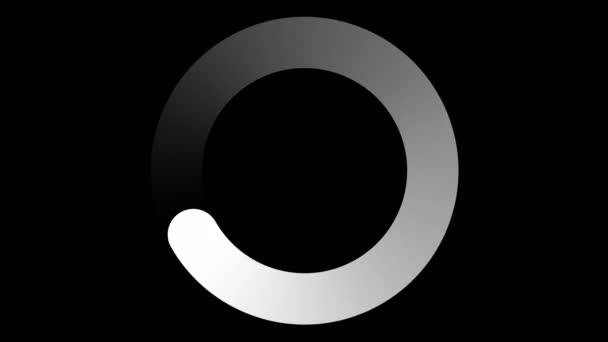
#> input picture imageprocessing/loading.png, 608 x 342 px, given in place of the camera
$ python camera_experiments1.py
#> lines starting #> are read from the running program, lines starting #| are printed output that depends on the picture; after the words box and inside, x2 and y2 are one past the last pixel; in counts of white or black regions, pixels touching at a corner belong together
# Get all connected devices

import time
import cv2
import numpy as np
import matplotlib.pyplot as plt
from abc import ABC, abstractmethod
from pyfirmata import Arduino, util
import threading

CAMERA_INDEX_0 = 1
MAX_CAMERAS = 10
timestep = 0
centers = [[90, 90]]
# Parameters to play with in calibration
INITIAL_BLURRING_KERNEL = (3, 3)
EDGE_DETECTION_MINTHRESH = 150
EDGE_DETECTION_MAXTHRESH = 180

HIGH_CEP_INDEX = 0.9
LOW_CEP_INDEX = 0.5
DILATION_ITERATIONS = 2
EROSION_ITERATIONS = 2


DILATION_KERNEL = (5, 5)
OPENING_KERNEL = (5, 5)
CLOSING_KERNEL = (3, 3)
EROSION_KERNEL = (3, 3)


CONTOUR_EXTRACTION_M0DE = cv2.RETR_EXTERNAL
CONTOUR_EXTRACTION_METHOD = cv2.CHAIN_APPROX_SIMPLE
CONTOUR_THICKNESS = cv2.FILLED
CONTOUR_HEATMAP_BLUR_KERNEL = (15, 15)
CONTOUR_HEATMAP_STDEV = 15

IMG_WIDTH = 240
IMG_HEIGHT = 320


class Handler(ABC):
    @abstractmethod
    def add(self, img):
        pass

    @abstractmethod
    def get(self):
        pass

    @abstractmethod
    def display(self):
        pass

    @abstractmethod
    def clear(self):
        pass


class ContoursHandler(Handler):
    def __init__(self):
        self.static = None

    def optimize_edges(self, edges):
        # TODO: ADD DOCSTRING
        dilation_kernel = np.ones(DILATION_KERNEL, np.uint8)
        opening_kernel = np.ones(OPENING_KERNEL, np.uint8)
        closing_kernel = np.ones(CLOSING_KERNEL, np.uint8)
        erosion_kernel = np.ones(EROSION_KERNEL, np.uint8)
        dilated_edges = cv2.dilate(
            edges, dilation_kernel, iterations=1
        )
        opening = cv2.morphologyEx(dilated_edges, cv2.MORPH_OPEN, opening_kernel)
        closing = cv2.morphologyEx(opening, cv2.MORPH_CLOSE, closing_kernel)
        erode = cv2.erode(closing, erosion_kernel, iterations=EROSION_ITERATIONS)
        cv2.imshow("edges", edges)
        cv2.imshow("dilation", dilated_edges)
        cv2.imshow("opening", opening)
        cv2.imshow("closing", closing)
        cv2.imshow("erode", erode)
        return erode

    def add(self, img):
        erosion_kernel = np.ones(EROSION_KERNEL, np.uint8)
        dilation_kernel = np.ones(DILATION_KERNEL, np.uint8)

        gray = ImageParse.toGrayscale(img)
        height, width = img.shape
        black_canvas = np.zeros((height, width, 3), dtype=np.uint8)
        # manipluate the image to get the contours
        blurred = cv2.GaussianBlur(gray, INITIAL_BLURRING_KERNEL, 0)
        edges = cv2.Canny(blurred, EDGE_DETECTION_MINTHRESH, EDGE_DETECTION_MAXTHRESH)
        optimized = self.optimize_edges(edges)
        contours, hierarchy = cv2.findContours(
            optimized, CONTOUR_EXTRACTION_M0DE, CONTOUR_EXTRACTION_METHOD
        )
        cv2.drawContours(black_canvas, contours, -1, (255, 255, 255), CONTOUR_THICKNESS)
        black_canvas = cv2.erode(black_canvas, erosion_kernel, iterations=EROSION_ITERATIONS)
        black_canvas = cv2.dilate(black_canvas, dilation_kernel, iterations=DILATION_ITERATIONS)
        binary_heat_map = ImageParse.toGrayscale(black_canvas)
        # heat_map = cv2.GaussianBlur(black_canvas, CONTOUR_HEATMAP_BLUR_KERNEL, CONTOUR_HEATMAP_STDEV)
        self.static = binary_heat_map

    def display(self, img):
        TITLE = "Contours"
        if self.static is None:
            return
        cv2.imshow(TITLE, self.static)

    def clear(self):
        pass

    def get(self):
        return self.static


class Accumulator:
    """
    Accumulator class to accumulate B&W heatmaps
    It adds images with a weight of 0.1 to the accumulator

    add(img) - adds the image to the accumulator
    clear() - clears the accumulator
    get() - returns the accumulator image
    """
    LOOKBACK = 10

    def __init__(self):
        self.accumulator = None
        self.window = []

    def add(self, img, prev_weight, new_weight):
        if not isinstance(img, np.ndarray):
            return
        if len(img.shape) < 2:
            return
        if self.accumulator is None:
            self.accumulator = np.zeros((img.shape[0], img.shape[1]), dtype=np.uint8)
        self.window.append(img)
        if len(self.window) > Accumulator.LOOKBACK:
            self.window.pop(0)
        moving_average = np.zeros((img.shape[0], img.shape[1]), dtype=np.uint8)
        for frame in self.window:
            moving_average += (frame * 0.3).astype(np.uint8)
        moving_average = np.clip(moving_average, 0, 255)
        moving_average = moving_average.astype(np.uint8)
        self.accumulator = moving_average

    # [4 lines of commented-out code are left out]

    def clear(self, img):
        self.accumulator = np.zeros((img.shape[0], img.shape[1]), dtype=np.uint8)
        self.window = []

    def get(self):
        return self.accumulator


class RawHandler(Handler):
    """
    RawHandler class to present the raw image from the camera.
    It does not manipulate the image in any way.

    add(img) - adds the image to the handler
    clear() - clears the image
    get() - returns the image
    display() - displays the image
    """

    TITLE = "Camera Connection"

    def __init__(self):
        self.img = None

    def add(self, img):
        self.img = img

    def get(self):
        return self.img

    def display(self, img):
        if self.img is None:
            return
        cv2.imshow(RawHandler.TITLE, img)

    def clear(self):
        self.img = None


class NewPixelsHandler(Handler):
    """
    NewPixelsHandler class to accumulate the first N frames and calculate the average.
    It then calculates the difference between the current frame and the average of the first N frames.

    add(img) - adds the image to the handler; if the image is too bright, it is skipped.
                It saves the first N images, and ignores the rest (until clear() is called).
    clear() - clears the images and the average
    get() - returns the average
    display() - displays the difference between the current frame and the average
    """

    N = 30
    first_N_images = []

    def __init__(self):
        self.images = [None] * NewPixelsHandler.N
        self.index = 0
        self.BRIGHTNESS_THRESHOLD = 230
        self.loading_img = None
        self.title = f"Average of First {NewPixelsHandler.N} Frames"
        self.avg = None

    def add(self, img):
        # Skip if index is -1
        if self.index == -1:
            self.img = img
            return

        # Skip images that are too bright
        if np.mean(img) > self.BRIGHTNESS_THRESHOLD:
            return

        # Add image to the list
        self.images[self.index] = img
        self.index += 1

        # Reset index if it exceeds N
        if self.index == NewPixelsHandler.N:
            self.index = -1
            self.get(img)
            # cv2.imshow(self.title, self.avg)

    def get(self, img):
        # Return the average if it has already been calculated
        if hasattr(self, "avg") and self.avg is not None:
            diff = ImageParse.differenceImage(img, self.avg)
            diff = ImageParse.blurImage(diff, 20)
            diff = ImageParse.aboveThreshold(diff, 50)
            return diff

        if len(self.images) < NewPixelsHandler.N:
            return None

        # Calculate the average
        self.avg = np.zeros_like(self.images[0])
        # Average only the non-None images
        N_effective = NewPixelsHandler.N - len([i for i in self.images if i is None])
        for i in range(NewPixelsHandler.N):
            # Add the image to the average with a weight of 1/N_effective
            if self.images[i] is not None:
                self.avg = cv2.addWeighted(
                    self.avg, 1, self.images[i], 1 / N_effective, 0
                )

        return self.avg

    # [8 lines left out: function clear, not called in this run]

        # Show the loading image
        # cv2.imshow(self.title, self.loading_img)

    def isReady(self):
        return self.index == -1

    def display(self, img):
        TITLE = "Difference from Original"
        # TITLE2 = 'Cumulative Difference'
        LOADING_IMAGE = np.ones(img.shape, np.uint8) * 128
        if not self.isReady():
            cv2.imshow(TITLE, LOADING_IMAGE)
        else:


            # self.cumulative = cv2.addWeighted(self.cumulative, 0.9, diff, 0.1, 0)

            # convert image to RBG
            # diff = cv2.cvtColor(diff, cv2.COLOR_GRAY2BGR)
            # find objects in the image
            # diff = ImageParse.find_objects(diff)  # method redundant
            cv2.imshow(TITLE, self.get(img))
            # cv2.imshow(TITLE2, self.cumulative)


class DifferenceHandler(Handler):
    """
    DifferenceHandler class to calculate the difference between the current frame and the previous frame.
    This is useful for detecting movement.

    add(img) - adds the image to the handler; if the previous image is None, it is skipped.
    clear() - clears the previous image and the difference
    get() - returns the difference
    display() - displays the difference
    """

    TITLE = "Difference"

    def __init__(self):
        self.prev = None
        self.diff = None

    def add(self, img):
        if self.prev is not None:
            self.diff = ImageParse.differenceImage(self.prev, img)
            self.diff = ImageParse.blurImage(self.diff, 20)
        self.prev = img
        return self.diff

    def display(self, img):
        if self.diff is None:
            return
        cv2.imshow(self.TITLE, self.diff)

    def clear(self):
        raise NotImplementedError("DifferenceHandler does not support clear()")

    def get(self):
        return self.diff


class Rendering:
    # [31 lines left out: function showMultipleFrames, not called in this run]


class ImageParse:
    @staticmethod
    def toGrayscale(img):
        """Convert an image to grayscale

        Args:
            img (np.ndarray): The image to convert

        Returns:
            np.ndarray: The grayscale image
        """
        try:
            return cv2.cvtColor(img, cv2.COLOR_BGR2GRAY)
        except cv2.error:
            return img

    # [133 lines left out: functions differenceImage, blurImage, aboveThreshold, evaluateBrightness, drawKeypointsOnImage, not called in this run]

    @staticmethod
    def generate_targets(heat_map: cv2.typing.MatLike):
        """Generate targets from a heatmap.

        Args:
            heat_map (cv2.typing.MatLike): The heatmap to generate targets from

        Returns:
            Tuple: A tuple containing the targets for CEP_HIGH and CEP_LOW
        """
        high_intensity = int(HIGH_CEP_INDEX * 255)
        low_intensity = int(LOW_CEP_INDEX * 255)
        _, reduction_high = cv2.threshold(
            heat_map, high_intensity - 1, high_intensity, cv2.THRESH_BINARY
        )
        _, reduction_low = cv2.threshold(
            heat_map, low_intensity - 1, low_intensity, cv2.THRESH_BINARY
        )
        reduction_high = cv2.GaussianBlur(reduction_high, INITIAL_BLURRING_KERNEL, 0)
        reduction_low = cv2.GaussianBlur(reduction_low, INITIAL_BLURRING_KERNEL, 0)
        CEP_HIGH = cv2.Canny(reduction_high, 100, 150)
        CEP_LOW = cv2.Canny(reduction_low, 127, 128)
        contours_high, _ = cv2.findContours(
            CEP_HIGH, cv2.RETR_TREE, cv2.CHAIN_APPROX_NONE
        )
        contours_low, _ = cv2.findContours(
            CEP_LOW, cv2.RETR_TREE, cv2.CHAIN_APPROX_NONE
        )
        high_targets = []
        low_targets = []
        contour_centers = []
        for contour in contours_high:
            # add accurate CEP to list
            (x, y), radius = cv2.minEnclosingCircle(contour)
            new_circle = (x, y), radius
            high_targets.append(new_circle)
            # add contour center to list
            M = cv2.moments(contour)
            if not M["m00"] == 0:
                cx = int(M["m10"] / M["m00"])
                cy = int(M["m01"] / M["m00"])
                contour_centers.append((int(cx), int(cy)))
            else:
                contour_centers.append((int(x), int(y)))
        for contour in contours_low:
            # add inaccurate CEP to list
            (x, y), radius = cv2.minEnclosingCircle(contour)
            new_circle = (x, y), radius
            low_targets.append(new_circle)
        return high_targets, low_targets, contour_centers


class CameraIO:
    def detectCameras():
        """Detect all connected cameras and display their images in a grid using matplotlib

        If the camera at CAMERA_INDEX_0 is connected, the function will print a message and return.
        """
        # first try to connect to CAMERA_INDEX_0
        cam = cv2.VideoCapture(CAMERA_INDEX_0)
        if cam.isOpened():
            print(f"Camera @ index {CAMERA_INDEX_0} is connected")
            cam.release()
            return
        # Otherwise, try to connect to all cameras
        imgs = [None] * MAX_CAMERAS
        for i in range(MAX_CAMERAS):
            cam = cv2.VideoCapture(i)
            if cam.isOpened():
                print(f"Camera @ index {i} is connected")
                # Get a frame from the camera
                ret_val, imgs[i] = cam.read()
                cam.release()
        # Show all images in matplotlib window
        Rendering.showMultipleFrames(
            imgs,
            [f"Camera {i}" for i in range(MAX_CAMERAS)],
            f"Failed to connect to camera #{CAMERA_INDEX_0}\nAll Available Cameras",
        )
        plt.show()

    # [8 lines left out: function saveImage, not called in this run]


class DecisionMaker:
    @staticmethod
    def avg_heat_maps(changes_map, contours_map):
        """Intersect two heatmaps

        Args:
            heatmap1 (np.ndarray): The first heatmap
            heatmap2 (np.ndarray): The second heatmap

        Returns:
            np.ndarray: The intersection of the two heatmaps
        """

        if (isinstance(changes_map, np.ndarray) and changes_map.size > 1) and (
            isinstance(contours_map, np.ndarray) and contours_map.size > 1
        ):
            if np.mean(changes_map) == 0:
                return contours_map
            if np.mean(contours_map) == 0:
                return changes_map
            # result = changes_map + contours_map
            #result = np.clip(result, 0, 255)
            result = changes_map
            return result
        if isinstance(changes_map, np.ndarray) and changes_map.size > 1:
            return changes_map
        if isinstance(contours_map, np.ndarray) and contours_map.size > 1:
            return contours_map
        return np.zeros((IMG_HEIGHT, IMG_WIDTH, 1), dtype=np.uint8)

def show_targets(average):
    average = cv2.cvtColor(average, cv2.COLOR_GRAY2BGR)
    circles_high, circles_low, centers = ImageParse.generate_targets(average)
    for circle in circles_low:
        cv2.circle(
            average,
            (int(circle[0][0]), int(circle[0][1])),
            int(circle[1]),
            (0, 255, 0),
            1,
        )
    for circle in circles_high:
        cv2.circle(
            average,
            (int(circle[0][0]), int(circle[0][1])),
            int(circle[1]),
            (0, 0, 255),
            1,
        )
    for center in centers:
        cv2.circle(average, center, radius=1, color=(255, 0, 0), thickness=-1)
    cv2.imshow("average", average)
    return circles_high, circles_low, centers


def main():
    global CAMERA_INDEX_0, timestep, centers
    CameraIO.detectCameras()
    cam = cv2.VideoCapture(CAMERA_INDEX_0)
    rawHandler = RawHandler()
    newPixelsHandler = NewPixelsHandler()
    differenceHandler = DifferenceHandler()
    contoursHandler = ContoursHandler()
    accumulator_contours = Accumulator()


    number_of_frames = 0
    while True:
        number_of_frames += 1
        ret_val, img = cam.read()
#> img is the input picture: shape (342, 608, 3); mean B, G, R 28.6, 26.5, 27.7
        img = ImageParse.toGrayscale(img)

        if not ret_val:
            print("Camera @ index 1 not connected")
            CAMERA_INDEX_0 = int(
                input("Enter the index of the camera you want to connect to: ")
            )
            cam = cv2.VideoCapture(CAMERA_INDEX_0)
            ret_val, img = cam.read()
            if not ret_val:
                print("Failed to connect to camera")
                break

        # Downsize and grayscale the image to better simulate IR camera - Remove this when IR camera is connected
        img = cv2.resize(img, (0, 0), fx=0.5, fy=0.5)
#> img: shape (171, 304)
        img = ImageParse.toGrayscale(img)

        for handler in [
            rawHandler,
            newPixelsHandler,
            differenceHandler,
            contoursHandler,
        ]:
            handler.add(img)
            handler.display(img)

        # accumulator_changes.add(newPixelsHandler.get(), 0.9, 0.1)
        # changes_heat_map = newPixelsHandler.get()
        accumulator_contours.add(contoursHandler.get(), 0.99, 0.01)
#> in add, `self.accumulator = np.zeros((img.shape[0], img.shape[1]), dtype=np.uin..`: self.accumulator: shape (171, 304); every value is 0
#> the loop in add, `for frame in self.window:` made 1 pass
        # show accumulated heatmaps
        # cv2.imshow("acc changes", accumulator_changes.get())

        average = DecisionMaker.avg_heat_maps(newPixelsHandler.get(img), contoursHandler.get())
#> in get, `N_effective = NewPixelsHandler.N - len([i for i in self.images if i is..`: N_effective = 1
        circles_high, circles_low, centers = show_targets(average=average)
#> in generate_targets, `_, reduction_high = cv2.threshold( heat_map, high_intensity - 1, high_..`:
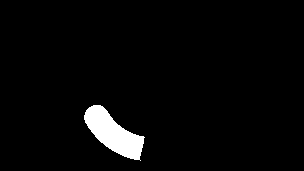
#> reduction_high: shape (171, 304, 3); values 0 (black) and 229 (white), 3.2% white; 1 white region, box (x1, y1, x2, y2) and area: (84, 105, 145, 161) 1655
#> in generate_targets, `_, reduction_low = cv2.threshold( heat_map, low_intensity - 1, low_int..`: reduction_low: shape (171, 304, 3); values 0 (black) and 127 (white), 10.4% white; 3 white regions (2 under 20 px), largest, box (x1, y1, x2, y2) and area: (84, 47, 229, 162) 5378
#> in generate_targets, `reduction_high = cv2.GaussianBlur(reduction_high, INITIAL_BLURRING_KER..`:
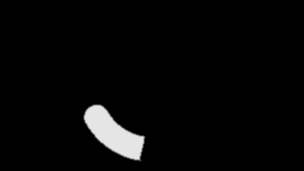
#> reduction_high: shape (171, 304, 3); min 0, max 229, mean 7.3
#> in generate_targets, `reduction_low = cv2.GaussianBlur(reduction_low, INITIAL_BLURRING_KERNE..`:
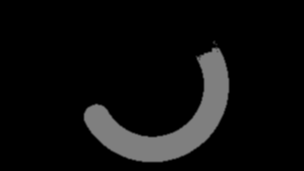
#> reduction_low: shape (171, 304, 3); min 0, max 127, mean 13.1
#> in generate_targets, `CEP_HIGH = cv2.Canny(reduction_high, 100, 150)`:
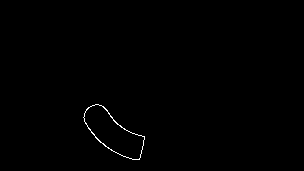
#> CEP_HIGH: shape (171, 304); 0.36% white in thin lines or dots, all inside (x1, y1, x2, y2) = (83, 104, 145, 160)
#> in generate_targets, `CEP_LOW = cv2.Canny(reduction_low, 127, 128)`:
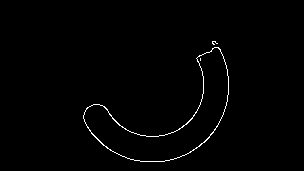
#> CEP_LOW: shape (171, 304); 0.97% white in thin lines or dots, all inside (x1, y1, x2, y2) = (83, 41, 229, 162)
#> in generate_targets, `contours_high, _ = cv2.findContours( CEP_HIGH, cv2.RETR_TREE, cv2.CHAI..`: contours_high = 2 contours; box (x1, y1, x2, y2) and area: (83, 104, 145, 160) 1667, (83, 104, 145, 160) 1632
#> in generate_targets, `contours_low, _ = cv2.findContours( CEP_LOW, cv2.RETR_TREE, cv2.CHAIN_..`: contours_low = 4 contours, 2 with area under 20; largest, box (x1, y1, x2, y2) and area: (83, 47, 229, 162) 5407, (83, 47, 229, 162) 5340
#> the loop in generate_targets, `for contour in contours_high:` made 2 passes
#> (x, y, radius, cx, cy) on passes 1 to 2: (112.7, 133.7, 36.43, 112, 132), (112.7, 133.7, 35.85, 112, 132)
#> after the loop in generate_targets, `for contour in contours_high:`: contour_centers = [(112, 132), (112, 132)]; high_targets = [((112.7, 133.7), 36.43), ((112.7, 133.7), 35.85)]
#> the loop in generate_targets, `for contour in contours_low:` made 4 passes
#> (x, y, radius) on passes 1, 2, 4: (153.5, 88, 77.09), (153, 87.5, 76.78), (214.5, 42, 2.69)
#> (contour, x, y, radius) on pass 3: ([[200, 58], [200, 59], [200, 60], [200, 59]], 200, 59, 1)
#> after the loop in generate_targets, `for contour in contours_low:`: low_targets = [((153.5, 88), 77.09), ((153, 87.5), 76.78), ((200, 59), 1), ((214.5, 42), 2.69)]
#> in show_targets, `circles_high, circles_low, centers = ImageParse.generate_targets(avera..`: circles_high = [((112.7, 133.7), 36.43), ((112.7, 133.7), 35.85)]; circles_low has the same summary as low_targets in generate_targets; centers = [(112, 132), (112, 132)]
#> the loop in show_targets, `for circle in circles_low:` made 4 passes
#> after the loop in show_targets, `for circle in circles_low:`:
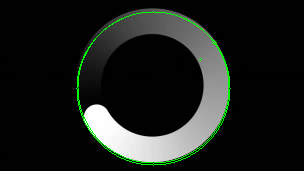
#> average: shape (171, 304, 3); mean B, G, R 26.7, 30.4, 26.7
#> the loop in show_targets, `for circle in circles_high:` made 2 passes
#> circle on passes 1 to 2: ((112.7, 133.7), 36.43), ((112.7, 133.7), 35.85)
#> after the loop in show_targets, `for circle in circles_high:`:
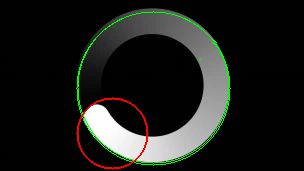
#> average: shape (171, 304, 3); 0.76% of pixels changed, all inside (x1, y1, x2, y2) = (76, 97, 149, 170)
#> the loop in show_targets, `for center in centers:` made 2 passes
#> after the loop in show_targets, `for center in centers:`: average: shape (171, 304, 3); 0.01% of pixels changed, all inside (x1, y1, x2, y2) = (111, 131, 114, 134)
#> circles_high = [((112.7, 133.7), 36.43), ((112.7, 133.7), 35.85)]; circles_low has the same summary as low_targets in generate_targets; centers = [(112, 132), (112, 132)]

        if cv2.waitKey(1) == 32:  # Whitespace
#> (key Esc is pressed here)
            newPixelsHandler.clear()

        # Press Escape to exit
        if cv2.waitKey(1) == 27:
#> (key Esc is pressed here)
            break
    cv2.destroyAllWindows()


if __name__ == "__main__":
    main()
